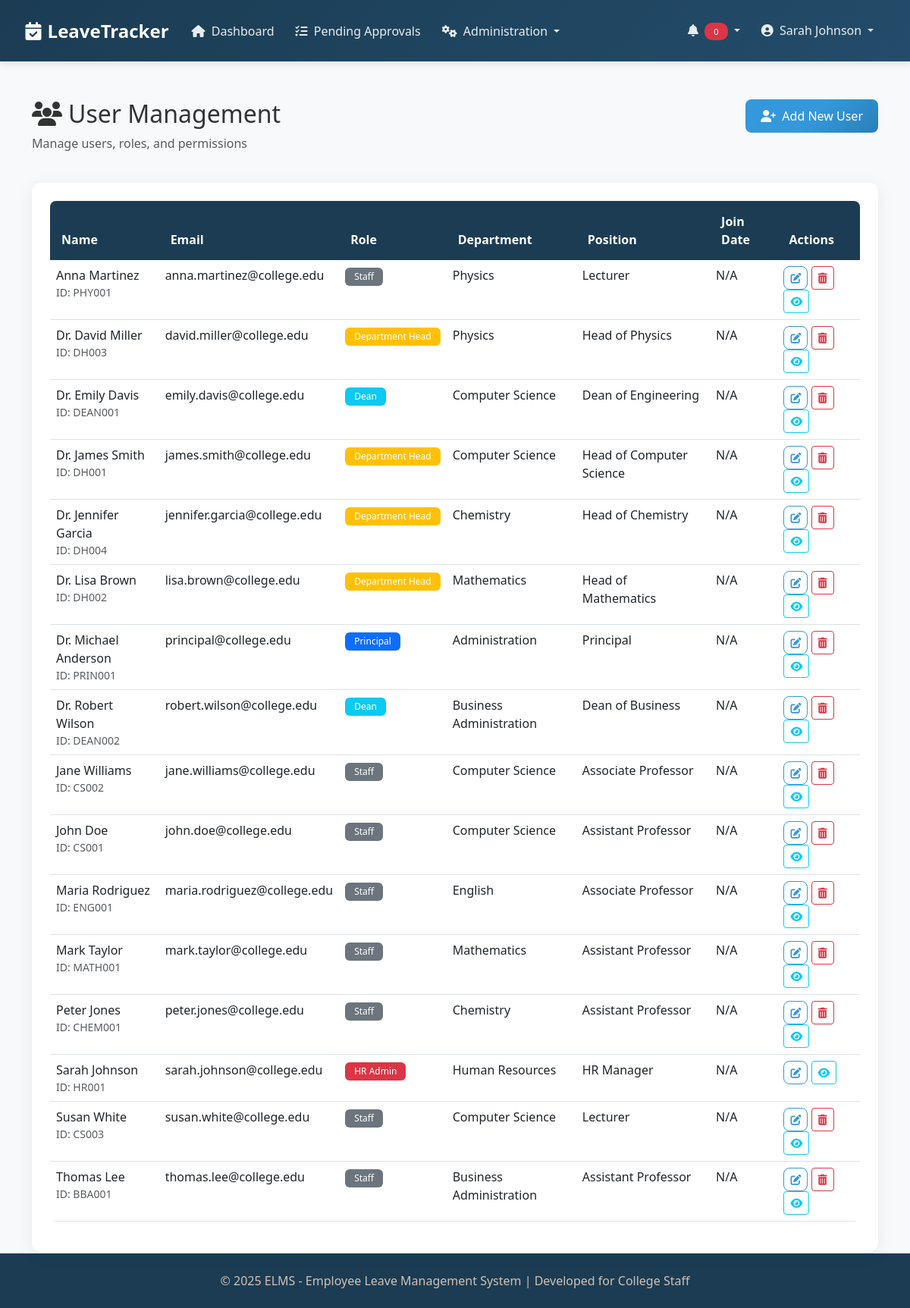
Page /modules/users.php (signed in) on the committed database.
### tables this page shows
CREATE TABLE IF NOT EXISTS `users` (
  `id` int(11) NOT NULL AUTO_INCREMENT,
  `employee_id` varchar(20) NOT NULL,
  `first_name` varchar(50) NOT NULL,
  `last_name` varchar(50) NOT NULL,
  `email` varchar(100) NOT NULL,
  `password` varchar(255) NOT NULL,
  `role` enum('staff','department_head','dean','principal','hr_admin') NOT NULL,
  `department_id` int(11) NOT NULL,
  `position` varchar(100) NOT NULL,
  `phone` varchar(20) DEFAULT NULL,
  `profile_image` varchar(255) DEFAULT NULL,
  `created_at` timestamp NOT NULL DEFAULT CURRENT_TIMESTAMP,
  `updated_at` timestamp NOT NULL DEFAULT CURRENT_TIMESTAMP ON UPDATE CURRENT_TIMESTAMP,
  `status` enum('active','inactive') NOT NULL DEFAULT 'active',
  PRIMARY KEY (`id`),
  UNIQUE KEY `employee_id` (`employee_id`),
  UNIQUE KEY `email` (`email`)
);

CREATE TABLE IF NOT EXISTS `departments` (
  `id` int(11) NOT NULL AUTO_INCREMENT,
  `name` varchar(100) NOT NULL,
  `code` varchar(20) NOT NULL,
  `head_id` int(11) DEFAULT NULL,
  `dean_id` int(11) DEFAULT NULL,
  `description` text,
  `created_at` timestamp NOT NULL DEFAULT CURRENT_TIMESTAMP,
  `updated_at` timestamp NOT NULL DEFAULT CURRENT_TIMESTAMP ON UPDATE CURRENT_TIMESTAMP,
  PRIMARY KEY (`id`),
  UNIQUE KEY `code` (`code`)
);

### modules/users.php (the view, shortened to what this page needs)
<?php
require_once '../config/db.php';
$user_id = $_SESSION['user_id'];
$users_sql = "SELECT u.*, d.name as department_name
             FROM users u
             LEFT JOIN departments d ON u.department_id = d.id
             ORDER BY u.first_name, u.last_name";
$users_stmt = $conn->prepare($users_sql);
$users_stmt->execute();
$users = $users_stmt->fetchAll();
include_once '../includes/header.php';
?>
<div class="container">
    <div class="row mb-4">
        <div class="col-md-8">
            <h2><i class="fas fa-users me-2"></i>User Management</h2>
            <p class="text-muted">Manage users, roles, and permissions</p>
        </div>
        <div class="col-md-4 text-end">
            <button type="button" class="btn btn-primary" data-bs-toggle="modal" data-bs-target="#addUserModal">
                <i class="fas fa-user-plus me-1"></i> Add New User
            </button>
        </div>
    </div>
    <div class="card">
        <div class="card-body">
            <div class="table-responsive">
                <table class="table table-hover" id="usersTable">
                    <thead>
                        <tr>
                            <th>Name</th>
                            <th>Email</th>
                            <th>Role</th>
                            <th>Department</th>
                            <th>Position</th>
                            <th>Join Date</th>
                            <th>Actions</th>
                        </tr>
                    </thead>
                    <tbody>
                        <?php foreach ($users as $user_item): ?>
                            <tr>
                                <td>
                                    <?php echo htmlspecialchars($user_item['first_name'] . ' ' . $user_item['last_name']); ?>
                                    <?php if (!empty($user_item['employee_id'])): ?>
                                        <small class="text-muted d-block">ID: <?php echo htmlspecialchars($user_item['employee_id']); ?></small>
                                    <?php endif; ?>
                                </td>
                                <td><?php echo htmlspecialchars($user_item['email']); ?></td>
                                <td>
                                    <?php
                                        switch ($user_item['role']) {
                                            case 'hr_admin':
                                                echo '<span class="badge bg-danger">HR Admin</span>';
                                                break;
                                            case 'principal':
                                                echo '<span class="badge bg-primary">Principal</span>';
                                                break;
                                            case 'dean':
                                                echo '<span class="badge bg-info">Dean</span>';
                                                break;
                                            case 'department_head':
                                                echo '<span class="badge bg-warning">Department Head</span>';
                                                break;
                                            case 'staff':
                                                echo '<span class="badge bg-secondary">Staff</span>';
                                                break;
                                        }
                                    ?>
                                </td>
                                <td><?php echo htmlspecialchars($user_item['department_name'] ?? 'N/A'); ?></td>
                                <td><?php echo htmlspecialchars($user_item['position'] ?? 'N/A'); ?></td>
                                <td>
                                    <?php
                                        if (!empty($user_item['join_date'])) {
                                            echo date('M d, Y', strtotime($user_item['join_date']));
                                        } else {
                                            echo 'N/A';
                                        }
                                    ?>
                                </td>
                                <td>
                                    <button type="button" class="btn btn-sm btn-outline-primary edit-user-btn"
                                            data-bs-toggle="modal"
                                            data-bs-target="#editUserModal"
                                            data-id="<?php echo $user_item['id']; ?>"
                                            data-first-name="<?php echo htmlspecialchars($user_item['first_name']); ?>"
                                            data-last-name="<?php echo htmlspecialchars($user_item['last_name']); ?>"
                                            data-email="<?php echo htmlspecialchars($user_item['email']); ?>"
                                            data-role="<?php echo htmlspecialchars($user_item['role']); ?>"
                                            data-department-id="<?php echo $user_item['department_id']; ?>"
                                            data-phone="<?php echo htmlspecialchars($user_item['phone'] ?? ''); ?>"
                                            data-employee-id="<?php echo htmlspecialchars($user_item['employee_id'] ?? ''); ?>"
                                            data-position="<?php echo htmlspecialchars($user_item['position'] ?? ''); ?>"
                                            data-join-date="<?php echo $user_item['join_date'] ?? ''; ?>">
                                        <i class="fas fa-edit"></i>
                                    </button>
                                    <?php if ($user_item['id'] != $user_id): ?>
                                        <button type="button" class="btn btn-sm btn-outline-danger delete-user-btn"
                                                data-bs-toggle="modal"
                                                data-bs-target="#deleteUserModal"
                                                data-id="<?php echo $user_item['id']; ?>"
                                                data-name="<?php echo htmlspecialchars($user_item['first_name'] . ' ' . $user_item['last_name']); ?>">
                                            <i class="fas fa-trash-alt"></i>
                                        </button>
                                    <?php endif; ?>
                                    <a href="/modules/user_profile.php?id=<?php echo $user_item['id']; ?>" class="btn btn-sm btn-outline-info">
                                        <i class="fas fa-eye"></i>
                                    </a>
                                </td>
                            </tr>
                        <?php endforeach; ?>
                    </tbody>
                </table>
            </div>
        </div>
    </div>
</div>
<?php
include_once '../includes/footer.php';
?>

### css/style.css (style rules this page uses)
:root { --primary-dark: #1B3C53; --primary-medium: #234C6A; --primary-light: #456882; --accent-light: #D2C1B6; --white: #ffffff; --light-gray: #f8f9fa; --border-color: #e9ecef; }
html, body { height: 100%; }
body { font-family: 'Segoe UI', Tahoma, Geneva, Verdana, sans-serif; background-color: var(--light-gray); color: #333; display: flex; flex-direction: column; }
.card { border: none; border-radius: 12px; box-shadow: 0 4px 20px rgba(27, 60, 83, 0.08); transition: all 0.3s ease; background: var(--white); }
.card-body { padding: 1.5rem; }
.btn-primary { background: linear-gradient(135deg, #3498db 50%, #2980b9 100%); border: none; border-radius: 8px; padding: 10px 20px; font-weight: 500; transition: all 0.3s ease; color: white; }
.btn-outline-primary { border-color: #3498db; color: #3498db; border-radius: 8px; font-weight: 500; transition: all 0.3s ease; }
.table { border-radius: 8px; overflow: hidden; }
.table thead th { background-color: var(--primary-dark); color: var(--white); border: none; font-weight: 600; padding: 15px; }
.table tbody tr { transition: all 0.2s ease; }
.badge { border-radius: 6px; padding: 6px 12px; font-weight: 500; }

### rows in the picture
users: first_name+last_name "Anna Martinez", employee "PHY001", email "anna.martinez@college.edu", role "Staff", department.name "Physics", position "Lecturer"
users: first_name+last_name "Dr. David Miller", employee "DH003", email "david.miller@college.edu", role "Department Head", department.name "Physics", position "Head of Physics"
users: first_name+last_name "Dr. Emily Davis", employee "DEAN001", email "emily.davis@college.edu", role "Dean", department.name "Computer Science", position "Dean of Engineering"
users: first_name+last_name "Dr. James Smith", employee "DH001", email "james.smith@college.edu", role "Department Head", department.name "Computer Science", position "Head of Computer Science"
users: first_name+last_name "Dr. Jennifer Garcia", employee "DH004", email "jennifer.garcia@college.edu", role "Department Head", department.name "Chemistry", position "Head of Chemistry"
users: first_name+last_name "Dr. Lisa Brown", employee "DH002", email "lisa.brown@college.edu", role "Department Head", department.name "Mathematics", position "Head of Mathematics"
users: first_name+last_name "Dr. Michael Anderson", employee "PRIN001", email "principal@college.edu", role "Principal", department.name "Administration", position "Principal"
users: first_name+last_name "Dr. Robert Wilson", employee "DEAN002", email "robert.wilson@college.edu", role "Dean", department.name "Business Administration", position "Dean of Business"
users: first_name+last_name "Jane Williams", employee "CS002", email "jane.williams@college.edu", role "Staff", department.name "Computer Science", position "Associate Professor"
users: first_name+last_name "John Doe", employee "CS001", email "john.doe@college.edu", role "Staff", department.name "Computer Science", position "Assistant Professor"
users: first_name+last_name "Maria Rodriguez", employee "ENG001", email "maria.rodriguez@college.edu", role "Staff", department.name "English", position "Associate Professor"
users: first_name+last_name "Mark Taylor", employee "MATH001", email "mark.taylor@college.edu", role "Staff", department.name "Mathematics", position "Assistant Professor"
users: first_name+last_name "Peter Jones", employee "CHEM001", email "peter.jones@college.edu", role "Staff", department.name "Chemistry", position "Assistant Professor"
users: first_name+last_name "Sarah Johnson", employee "HR001", email "sarah.johnson@college.edu", role "HR Admin", department.name "Human Resources", position "HR Manager"
users: first_name+last_name "Susan White", employee "CS003", email "susan.white@college.edu", role "Staff", department.name "Computer Science", position "Lecturer"
users: first_name+last_name "Thomas Lee", employee "BBA001", email "thomas.lee@college.edu", role "Staff", department.name "Business Administration", position "Assistant Professor"

### other values in the picture
$_SESSION['first_name'] . ' ' . $_SESSION['last_name'] "Sarah Johnson"
